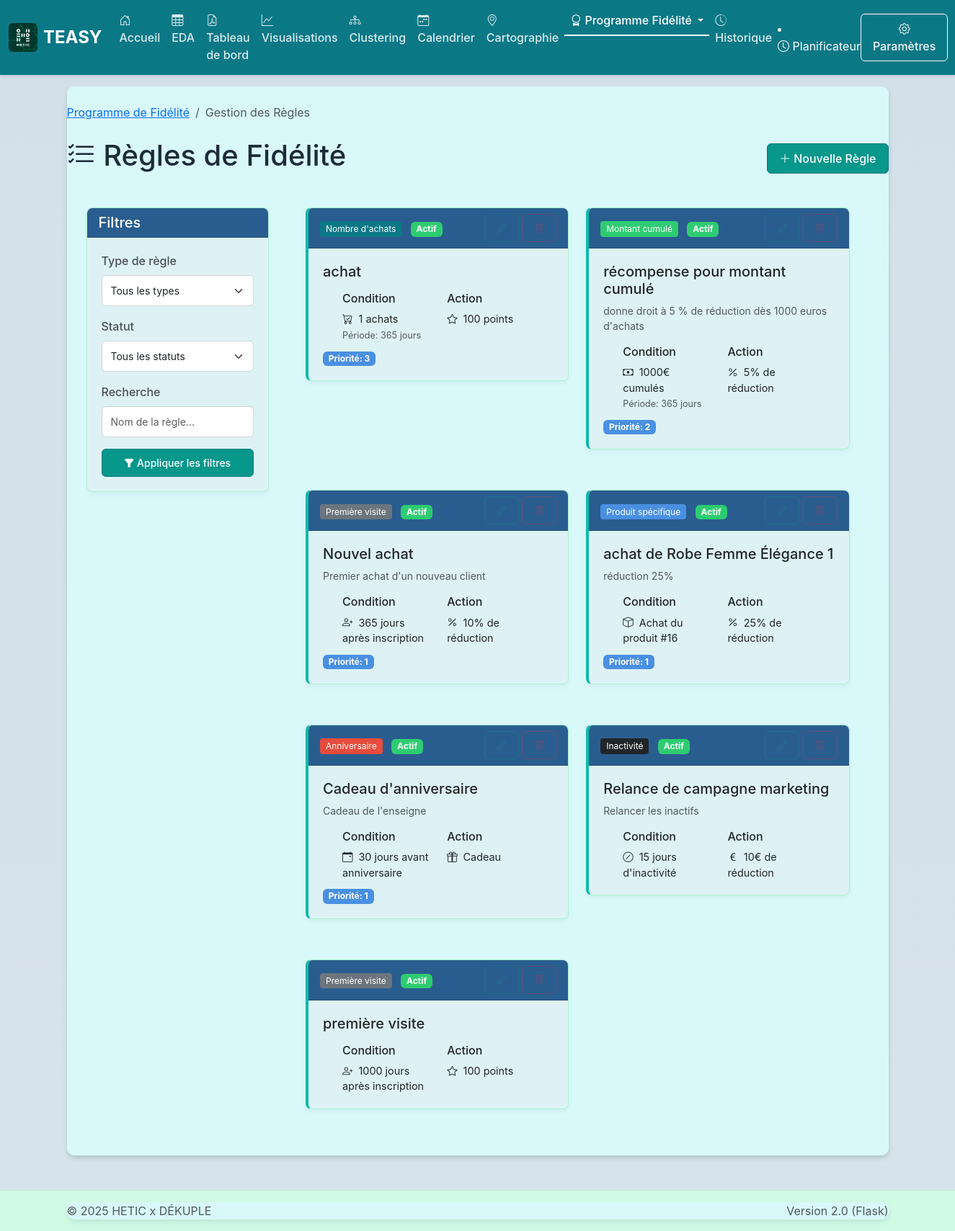
The app's page /loyalty/rules with its own data.
### tables this page shows
CREATE TABLE regles_fidelite (
    regle_id INTEGER PRIMARY KEY AUTOINCREMENT,
    nom TEXT NOT NULL,
    description TEXT,
    type_regle TEXT NOT NULL CHECK (type_regle IN ('nombre_achats', 'montant_cumule', 'produit_specifique', 'categorie_specifique', 'premiere_visite', 'anniversaire', 'inactivite')),
    condition_valeur TEXT NOT NULL, -- Valeur pour la condition (ex: "2" pour 2 achats, "100" pour 100€ de montant cumulé)
    periode_jours INTEGER, -- Période en jours pour appliquer la règle (NULL = pas de limite)
    recompense_id INTEGER, -- La récompense à offrir (peut être NULL si action personnalisée)
    action_type TEXT CHECK (action_type IN ('offre_points', 'offre_cadeau', 'reduction_pourcentage', 'reduction_montant', 'notification')),
    action_valeur TEXT, -- Valeur de l'action (ex: "500" pour 500 points, "10" pour 10% de réduction)
    segments_cibles TEXT, -- JSON array des segments client ciblés (NULL = tous)
    priorite INTEGER DEFAULT 0, -- Plus la valeur est élevée, plus la règle est prioritaire
    est_active BOOLEAN DEFAULT 1,
    date_debut DATE, -- Date de début de validité de la règle
    date_fin DATE, -- Date de fin de validité de la règle
    creation_date DATETIME DEFAULT CURRENT_TIMESTAMP,
    modification_date DATETIME DEFAULT CURRENT_TIMESTAMP,
    FOREIGN KEY (recompense_id) REFERENCES recompenses(recompense_id)
);

### app_routes.py (the view)
@app.route('/loyalty/rules')
def loyalty_rules():
    try:
        conn = get_db_connection()
        regles = conn.execute('''
            SELECT
                r.*, rec.nom as recompense_nom
            FROM regles_fidelite r
            LEFT JOIN recompenses rec ON r.recompense_id = rec.recompense_id
            ORDER BY r.priorite DESC, r.est_active DESC
        ''').fetchall()
        recompenses = conn.execute('''
            SELECT recompense_id, nom, points_necessaires
            FROM recompenses
            WHERE statut = 'active'
            ORDER BY nom
        ''').fetchall()
        conn.close()
        return render_template(
            'loyalty/rules.html',
            regles=regles,
            recompenses=recompenses
        )
    except Exception as e:
        flash(f'Erreur lors du chargement des règles de fidélité: {str(e)}', 'danger')
        return render_template('loyalty/rules.html')

### app_routes.py (called while the page is built)
def get_db_connection(db_path='C:/Users/baofr/Desktop/Workspace/MILAN_ticket/modules/fidelity_db.sqlite'):
    conn = sqlite3.connect(db_path)
    conn.row_factory = sqlite3.Row
    return conn

### templates/loyalty/rules.html (shortened to what this page needs)
{% extends "base.html" %}
{% block content %}
<div class="container py-4">
    <nav aria-label="breadcrumb" class="mb-4">
        <ol class="breadcrumb">
            <li class="breadcrumb-item"><a href="{{ url_for('loyalty_dashboard') }}">Programme de Fidélité</a></li>
            <li class="breadcrumb-item active">Gestion des Règles</li>
        </ol>
    </nav>
    <div class="d-flex justify-content-between align-items-center mb-4">
        <h1>
            <i class="bi bi-list-check"></i> Règles de Fidélité
        </h1>
        <a href="{{ url_for('add_loyalty_rule') }}" class="btn btn-primary">
            <i class="bi bi-plus-lg"></i> Nouvelle Règle
        </a>
    </div>
    <div class="row">
        <div class="col-md-3 mb-4">
            <div class="card">
                <div class="card-header">
                    <h5 class="mb-0">Filtres</h5>
                </div>
                <div class="card-body">
                    <div class="mb-3">
                        <label class="form-label">Type de règle</label>
                        <select class="form-select form-select-sm" id="filter-type">
                            <option value="all">Tous les types</option>
                        </select>
                    </div>
                    <div class="mb-3">
                        <label class="form-label">Statut</label>
                        <select class="form-select form-select-sm" id="filter-status">
                            <option value="all">Tous les statuts</option>
                        </select>
                    </div>
                    <div class="mb-3">
                        <label class="form-label">Recherche</label>
                        <input type="text" class="form-control form-control-sm" id="search-rules" placeholder="Nom de la règle...">
                    </div>
                    <button class="btn btn-sm btn-primary w-100" id="apply-filters">
                        <i class="bi bi-funnel-fill"></i> Appliquer les filtres
                    </button>
                </div>
            </div>
        </div>
        <div class="col-md-9">
            {% if regles %}
                <div class="row" id="rules-container">
                    {% for regle in regles %}
                        <div class="col-md-6 mb-4 rule-item"
                             data-type="{{ regle.type_regle }}"
                             data-status="{{ regle.est_active }}">
                            <div class="card rule-card {{ 'active' if regle.est_active else 'inactive' }}">
                                <div class="card-header d-flex justify-content-between align-items-center">
                                    <div>
                                        {% if regle.type_regle == 'nombre_achats' %}
                                            <span class="rule-type-badge bg-primary text-white">Nombre d'achats</span>
                                        {% elif regle.type_regle == 'montant_cumule' %}
                                            <span class="rule-type-badge bg-success text-white">Montant cumulé</span>
                                        {% elif regle.type_regle == 'produit_specifique' %}
                                            <span class="rule-type-badge bg-info text-white">Produit spécifique</span>
                                        {% elif regle.type_regle == 'categorie_specifique' %}
                                            <span class="rule-type-badge bg-warning text-dark">Catégorie</span>
                                        {% elif regle.type_regle == 'premiere_visite' %}
                                            <span class="rule-type-badge bg-secondary text-white">Première visite</span>
                                        {% elif regle.type_regle == 'anniversaire' %}
                                            <span class="rule-type-badge bg-danger text-white">Anniversaire</span>
                                        {% elif regle.type_regle == 'inactivite' %}
                                            <span class="rule-type-badge bg-dark text-white">Inactivité</span>
                                        {% else %}
                                            <span class="rule-type-badge bg-secondary text-white">{{ regle.type_regle }}</span>
                                        {% endif %}
                                        {% if regle.est_active %}
                                            <span class="badge bg-success ms-2">Actif</span>
                                        {% else %}
                                            <span class="badge bg-secondary ms-2">Inactif</span>
                                        {% endif %}
                                    </div>
                                    <div class="action-buttons">
                                        <a href="{{ url_for('edit_loyalty_rule', regle_id=regle.regle_id) }}" class="btn btn-sm btn-outline-primary">
                                            <i class="bi bi-pencil"></i>
                                        </a>
                                        <button class="btn btn-sm btn-outline-danger delete-rule" data-rule-id="{{ regle.regle_id }}" data-rule-name="{{ regle.nom }}">
                                            <i class="bi bi-trash"></i>
                                        </button>
                                    </div>
                                </div>
                                <div class="card-body">
                                    <h5 class="card-title">{{ regle.nom }}</h5>
                                    {% if regle.description %}
                                        <p class="text-muted small">{{ regle.description }}</p>
                                    {% endif %}
                                    <div class="row mt-3">
                                        <div class="col-6">
                                            <h6>Condition</h6>
                                            <div class="condition-text">
                                                {% if regle.type_regle == 'nombre_achats' %}
                                                    <i class="bi bi-cart-check me-1"></i> {{ regle.condition_valeur }} achats
                                                    {% if regle.periode_jours %}
                                                        <br><small class="text-muted">Période: {{ regle.periode_jours }} jours</small>
                                                    {% endif %}
                                                {% elif regle.type_regle == 'montant_cumule' %}
                                                    <i class="bi bi-cash me-1"></i> {{ regle.condition_valeur }}€ cumulés
                                                    {% if regle.periode_jours %}
                                                        <br><small class="text-muted">Période: {{ regle.periode_jours }} jours</small>
                                                    {% endif %}
                                                {% elif regle.type_regle == 'produit_specifique' %}
                                                    <i class="bi bi-box me-1"></i> Achat du produit #{{ regle.condition_valeur }}
                                                {% elif regle.type_regle == 'categorie_specifique' %}
                                                    <i class="bi bi-tags me-1"></i> Achat catégorie #{{ regle.condition_valeur }}
                                                {% elif regle.type_regle == 'premiere_visite' %}
                                                    <i class="bi bi-person-plus me-1"></i> {{ regle.condition_valeur }} jours après inscription
                                                {% elif regle.type_regle == 'anniversaire' %}
                                                    <i class="bi bi-calendar-event me-1"></i> {{ regle.condition_valeur }} jours avant anniversaire
                                                {% elif regle.type_regle == 'inactivite' %}
                                                    <i class="bi bi-slash-circle me-1"></i> {{ regle.condition_valeur }} jours d'inactivité
                                                {% else %}
                                                    {{ regle.condition_valeur }}
                                                {% endif %}
                                            </div>
                                        </div>
                                        <div class="col-6">
                                            <h6>Action</h6>
                                            <div class="action-text">
                                                {% if regle.action_type == 'offre_points' %}
                                                    <i class="bi bi-star me-1"></i> {{ regle.action_valeur }} points
                                                {% elif regle.action_type == 'offre_cadeau' %}
                                                    <i class="bi bi-gift me-1"></i> Cadeau
                                                {% elif regle.action_type == 'reduction_pourcentage' %}
                                                    <i class="bi bi-percent me-1"></i> {{ regle.action_valeur }}% de réduction
                                                {% elif regle.action_type == 'reduction_montant' %}
                                                    <i class="bi bi-currency-euro me-1"></i> {{ regle.action_valeur }}€ de réduction
                                                {% elif regle.action_type == 'notification' %}
                                                    <i class="bi bi-bell me-1"></i> Notification
                                                {% else %}
                                                    {{ regle.action_type }}: {{ regle.action_valeur }}
                                                {% endif %}
                                            </div>
                                        </div>
                                    </div>
                                    {% if regle.priorite > 0 %}
                                        <div class="mt-2">
                                            <span class="badge bg-info">Priorité: {{ regle.priorite }}</span>
                                        </div>
                                    {% endif %}
                                </div>
                            </div>
                        </div>
                    {% endfor %}
                </div>
            {% else %}
                <div class="alert alert-info">
                    <i class="bi bi-info-circle-fill me-2"></i>
                    Aucune règle de fidélité n'a été créée. <a href="{{ url_for('add_loyalty_rule') }}">Créer une première règle</a>.
                </div>
            {% endif %}
        </div>
    </div>
</div>
{% endblock %}

### static/css/main.css (style rules this page uses)
:root { --primary-color: #1c2b3a; --secondary-color: #2a5d8f; --accent-color: #e74c3c; --success-color: #2ecc71; --warning-color: #ea940a; --info-color: #4a90e2; --light-color: #d3e0ea; --dark-color: #1c2b3a; --gray-color: #7d8c99; --white-color: #ffffff; --sidebar-bg: #1c2b3a; --card-header-bg: #2a5d8f; --card-header-text: #ffffff; --navbar-bg: #1c2b3a; --navbar-text: #c0d3e5; --footer-bg: #d1e3f4; }
body { font-family: 'Poppins', 'Inter', system-ui, -apple-system, BlinkMacSystemFont, "Segoe UI", Roboto, "Helvetica Neue", Arial, sans-serif; color: var(--dark-color); background-color: var(--light-color); min-height: 100vh; display: flex; flex-direction: column; }
.card-header { background-color: var(--card-header-bg); color: var(--card-header-text); }
.card { border-radius: 8px; box-shadow: 0 4px 6px rgba(0, 0, 0, 0.1); margin-bottom: 20px; transition: transform 0.3s ease, box-shadow 0.3s ease; overflow: hidden; }
.card-body { padding: 20px; }
.btn { border-radius: 6px; font-weight: 500; padding: 8px 16px; transition: all 0.2s ease; }
.btn-primary { background-color: var(--secondary-color); border-color: var(--secondary-color); }
.btn-outline-primary { color: var(--secondary-color); border-color: var(--secondary-color); }
.form-control, .form-select { border-radius: 6px; border: 1px solid #ced4da; padding: 10px 12px; transition: border-color 0.15s ease-in-out, box-shadow 0.15s ease-in-out; }
.form-label { font-weight: 500; margin-bottom: 0.5rem; color: #495057; }
.bg-primary, .badge-primary { background-color: var(--secondary-color) !important; }
.bg-success, .badge-success { background-color: var(--success-color) !important; }
.bg-danger, .badge-danger { background-color: var(--accent-color) !important; }
.bg-info, .badge-info { background-color: var(--info-color) !important; }

### templates/loyalty/rules.html (style rules this page uses)
.rule-card { transition: all 0.3s ease; border-left: 4px solid transparent; }
.rule-card.active { border-left-color: #10b9ab; }
.rule-type-badge { font-size: 0.75rem; padding: 0.2rem 0.5rem; border-radius: 4px; }
.action-buttons { opacity: 0.3; transition: opacity 0.3s ease; }
.condition-text, .action-text { font-size: 0.9rem; }

### records on screen
regles_fidelite: type_regle "Nombre d'achats", est_active "Actif", nom "achat", condition_valeur "1", periode_jours "365", action_valeur "100", priorite "3"
regles_fidelite: type_regle "Montant cumulé", est_active "Actif", nom "récompense pour montant cumulé", description "donne droit à 5 % de réduction dès 1000 euros d'achats", condition_valeur "1000", periode_jours "365", action_valeur "5", priorite "2"
regles_fidelite: type_regle "Première visite", est_active "Actif", nom "Nouvel achat", description "Premier achat d'un nouveau client", condition_valeur "365", action_valeur "10", priorite "1"
regles_fidelite: shows "Produit spécifique", est_active "Actif", nom "achat de Robe Femme Élégance 1", description "réduction 25%", condition_valeur "16", action_valeur "25", priorite "1"
regles_fidelite: type_regle "Anniversaire", est_active "Actif", nom "Cadeau d'anniversaire", description "Cadeau de l'enseigne", condition_valeur "30", action_type "offre_cadeau" (drawn), priorite "1"
regles_fidelite: type_regle "Inactivité", est_active "Actif", nom "Relance de campagne marketing", description "Relancer les inactifs", condition_valeur "15", action_valeur "10"
regles_fidelite: type_regle "Première visite", est_active "Actif", nom "première visite", condition_valeur "1000", action_valeur "100"
